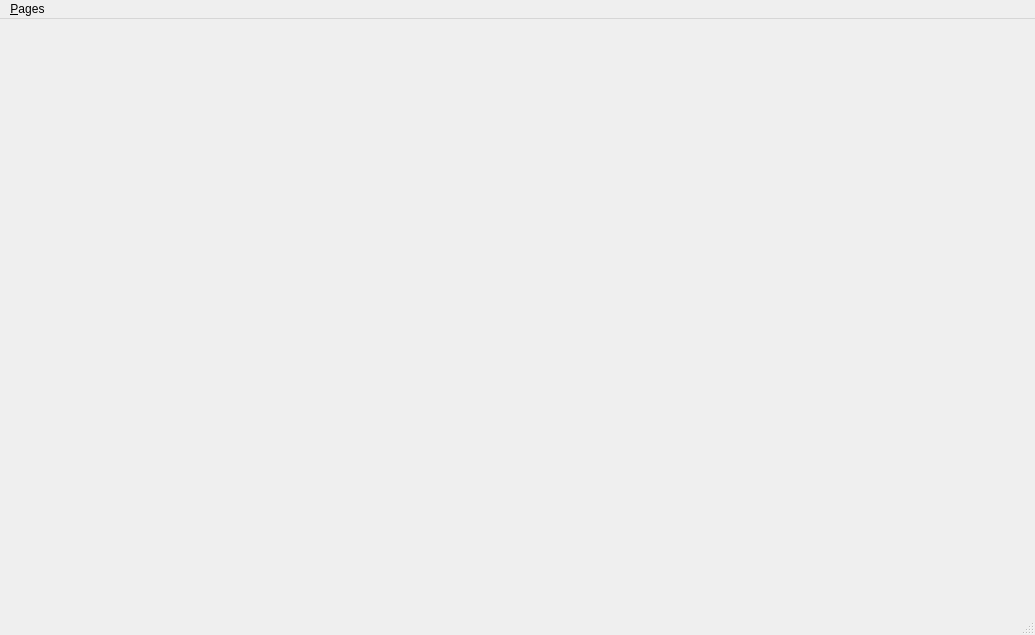
<?xml version="1.0" encoding="UTF-8"?>
<ui version="4.0">
 <class>MainWindow</class>
 <widget class="QMainWindow" name="MainWindow">
  <property name="geometry">
   <rect>
    <x>0</x>
    <y>0</y>
    <width>1035</width>
    <height>635</height>
   </rect>
  </property>
  <property name="windowTitle">
   <string>MainWindow</string>
  </property>
  <widget class="QWidget" name="centralwidget">
   <layout class="QVBoxLayout" name="verticalLayout">
    <item>
     <widget class="QStackedWidget" name="stackedWidget"/>
    </item>
   </layout>
  </widget>
  <widget class="QMenuBar" name="menubar">
   <property name="geometry">
    <rect>
     <x>0</x>
     <y>0</y>
     <width>1035</width>
     <height>30</height>
    </rect>
   </property>
   <widget class="QMenu" name="menuPages">
    <property name="title">
     <string>&amp;Pages</string>
    </property>
    <addaction name="actionStartPage"/>
    <addaction name="actionUsersPage"/>
    <addaction name="actionGroupsPage"/>
    <addaction name="separator"/>
    <addaction name="actionNew_Window"/>
   </widget>
   <addaction name="menuPages"/>
  </widget>
  <widget class="QStatusBar" name="statusbar"/>
  <action name="actionStartPage">
   <property name="text">
    <string>&amp;StartPage</string>
   </property>
  </action>
  <action name="actionUsersPage">
   <property name="text">
    <string>&amp;UsersPage</string>
   </property>
  </action>
  <action name="actionGroupsPage">
   <property name="text">
    <string>&amp;GroupsPage</string>
   </property>
  </action>
  <action name="actionNew_Window">
   <property name="text">
    <string>New Window</string>
   </property>
  </action>
 </widget>
 <resources/>
 <connections>
  <connection>
   <sender>menubar</sender>
   <signal>triggered(QAction*)</signal>
   <receiver>MainWindow</receiver>
   <slot>menuAction(QAction*)</slot>
   <hints>
    <hint type="sourcelabel">
     <x>10</x>
     <y>17</y>
    </hint>
    <hint type="destinationlabel">
     <x>0</x>
     <y>39</y>
    </hint>
   </hints>
  </connection>
 </connections>
 <slots>
  <slot>menuAction(QAction*)</slot>
 </slots>
</ui>
